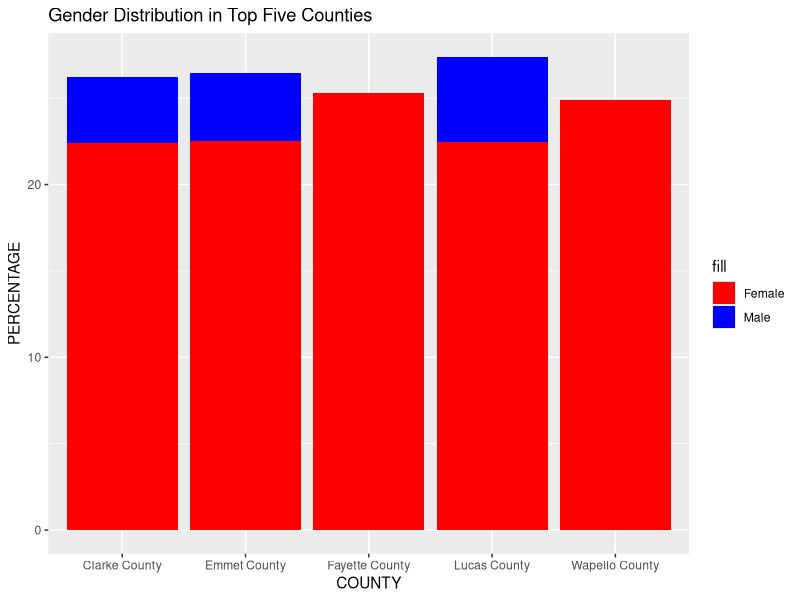

Write R code to recreate this figure.
# Importing an excel file - lecture 5a
# 
# February 14, 2023
# Abiola Adesanya

install.packages("tidyverse")
library(tidyverse)

library(readxl)
setwd("C:/Users/Adesanya Aminat A/Desktop/LA 558/LA558_Abiola_Adesanya/R")

disability_data <- read_excel('Copy of 2017-2021 disability data.xlsx')


# add values across the two columns

#Total male: m+o+q
disability_data1 <- disability_data %>% 
  mutate(
    Total_male = as.numeric(`35to64_M`) + as.numeric(`65to74_ M`) + as.numeric(`75_M`)
  )

#Total male with disability: n + p+ r
disability_data2 <- disability_data1 %>% 
  mutate(
    Total_male_with_disability = as.numeric(`35to64_M(With disability)`) + as.numeric(`65to74_M(with disability)`) + as.numeric(`75_M(with disability)`)
  )

#Total female: s+u+w
disability_data3 <- disability_data2 %>% 
  mutate(
    Total_female = as.numeric(`35to64_F`) + as.numeric(`65to74_F`) + as.numeric(`75_F`)
  )

#Total female with disability: t+v+x
disability_data4 <- disability_data3 %>% 
  mutate(
    Total_female_with_disability = as.numeric(`35to64_F(With disability)`) + as.numeric(`65to74_F(with disability)`) + as.numeric(`75toF_(with disability)`)
  )

#Total: total male+ total female 
disability_data5 <- disability_data4 %>% 
  mutate(
    Total_population= Total_male + Total_female
  )

#Total disability: total male with disabikity + total female with disability
disability_data6 <- disability_data5 %>% 
  mutate(
    Total_disability = Total_male_with_disability + Total_female_with_disability
  )

# remove columns with NA

disability_data7  <- select(disability_data6 , -BTTRA,-...12)

#Total %: total male+ total female 
disability_data8 <- disability_data7 %>% 
  mutate(
    Totalmale_percentage= (Total_male_with_disability/Total_male)*(100)
  )

disability_data9 <- disability_data8 %>% 
  mutate(
    Totalfemale_percentage= (Total_female_with_disability/Total_female)*(100)
  )

disability_data10 <- disability_data9 %>% 
  mutate(
    Totaldisability_percentage= (Total_disability/ Total_population)*(100)
  )



# To create barchart

library(ggplot2)


# Filter the data to include only the observations you want to plot

filtered_data <- disability_data10 %>% filter(COUNTY %in% c("Lucas County", "Emmet County", "Fayette County", "Clarke County", "Wapello County"))

data_chart <- filtered_data %>% select(COUNTY,Totalmale_percentage,Totalfemale_percentage, Totaldisability_percentage)


library(ggplot2)

# Create a bar chart of COUNTY against Totaldisability_percentage
myplot1 <- ggplot(data = data_chart, aes(x = COUNTY, y = Totaldisability_percentage)) +
  geom_bar(stat = "identity", width = 0.5) +
  xlab("County") +
  ylab("Total Disability Percentage") +
  ggtitle("Total Disability Percentage by County")


#  create a bar chart of county against Totalmale_percentage and Totalfemale_percentage
# plot using ggplot2


ggplot(data = data_chart, aes(x = COUNTY)) +
  geom_bar(aes(y = Totalmale_percentage, fill = "Male"), stat = "identity", position = "dodge") +
  geom_bar(aes(y = Totalfemale_percentage, fill = "Female"), stat = "identity", position = "dodge") +
  scale_fill_manual(values = c("Male" = "blue", "Female" = "red")) +
  xlab("COUNTY") +
  ylab("PERCENTAGE") +
  ggtitle("Gender Distribution in Top Five Counties")






